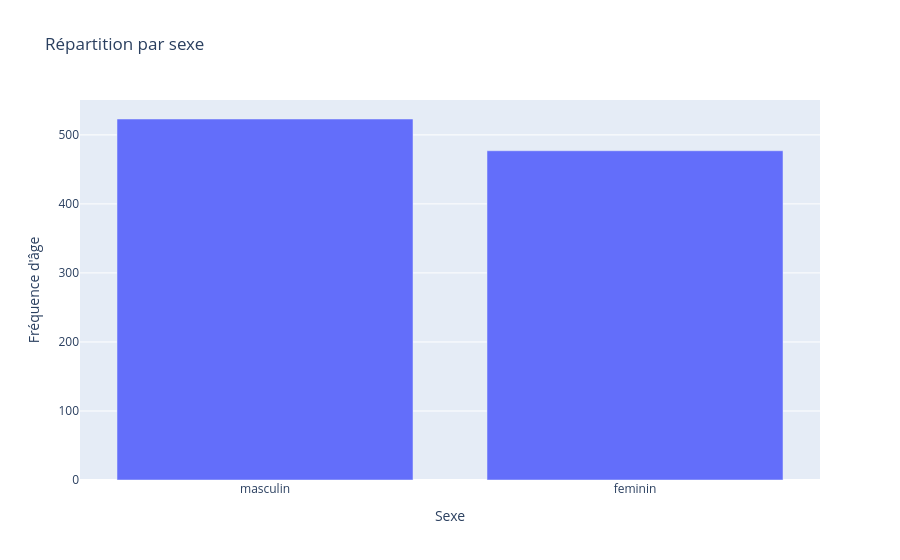

The notebook cell this image was saved under:
### Code cell
# fig_sexe = px.pie(
#     data_assurance_grouped_sexe, 
#     names="sexe", 
#     values="frequence", 
#     title="Répartition par sexe", 
#     )
fig_sexe = px.bar(
    data_assurance_grouped_sexe, 
    x="sexe", 
    y="frequence", 
    title="Répartition par sexe", 
    labels={"sexe": "Sexe"},
    )
fig_sexe.update_layout(yaxis_title="Fréquence d'âge")
fig_sexe.show()

### Figure 1 — Plotly figure (JSON) as saved in the notebook; plotly's stock layout.template omitted (floating-point values rounded to 4 significant figures)
{"data": [{"hovertemplate": "Sexe=%{x}<br>frequence=%{y}<extra></extra>", "legendgroup": "", "marker": {"color": "#636efa", "pattern": {"shape": ""}}, "name": "", "orientation": "v", "showlegend": false, "textposition": "auto", "type": "bar", "x": ["masculin", "feminin"], "xaxis": "x", "y": [523, 477], "yaxis": "y"}], "layout": {"barmode": "relative", "legend": {"tracegroupgap": 0}, "title": {"text": "Répartition par sexe"}, "xaxis": {"anchor": "y", "domain": [0, 1], "title": {"text": "Sexe"}}, "yaxis": {"anchor": "x", "domain": [0, 1], "title": {"text": "Fréquence d'âge"}}}}
